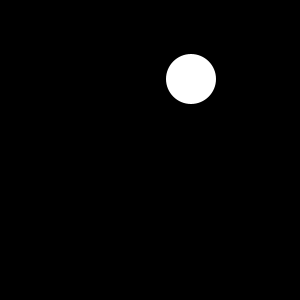
Frame 1 (no input)
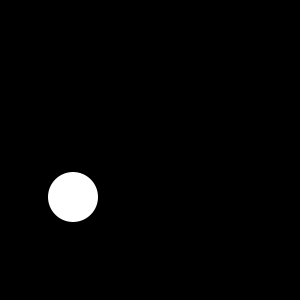
Frame 60 (the mouse pressed at the canvas centre just before this capture)
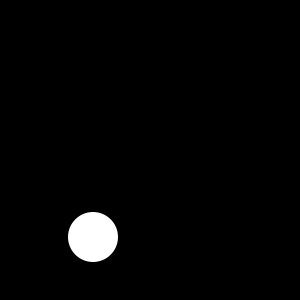
Frame 120 (the mouse held since frame 60 and released just before this capture)

The Processing sketch that drew these frames (run headless with seeded random() and noise(); from frame 60 on, the mouse is pressed at the canvas centre):

// Processing sketch: processing_82140
// ── processing_82140.pde

//Sydney C. CP 1 Mods: 4/5 Bouncing Ball
ball Owen;
void setup()
{
  Owen = new ball();
  size(300,300);
}

void draw()
{
  background(0);
  Owen.move();
  Owen.bounce();
  Owen.show();
}

class ball
{
  int x, y;
  boolean up, right;
  ball()
  {
    x=int(random(300));
    y=int(random(300));
    up=false;
    right=false;
  }


  void move()
  {
    if (right == true)
    {
      x+=2;
    }
    else
    {
      x-=2;
    }
    if (up == true)
    {
      y-=2;
    }
    else
    {
      y+=2;
    }
  }

  void bounce()
  {
    if (x<25)
    {
      right = true;
    }
    if (x>275)
    {
      right = false;
    }
    if (y<25)
    {
      up = false;
    }
    if (y>275)
    {
      up = true;
    }
  }

  void show()
  {
    noStroke();
    fill(255);
    ellipse(x, y, 50, 50);
  }
}
